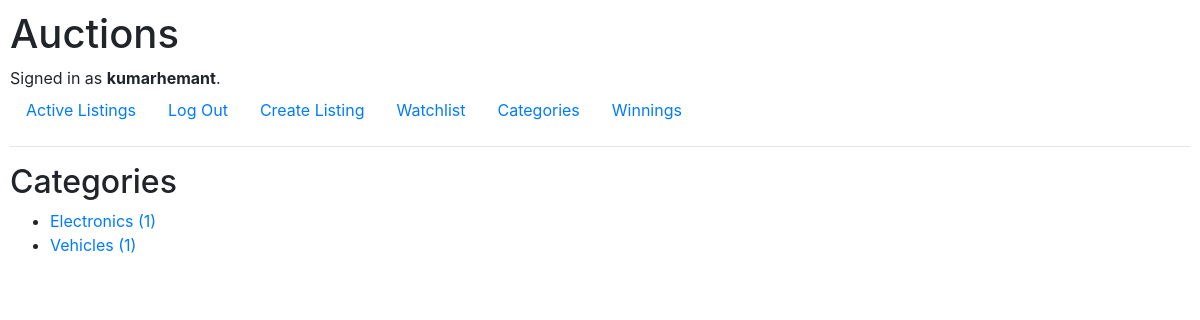
/categories/ (signed in), run on the app's committed database.
### auctions/models.py (models this page shows, shortened)
class User(AbstractUser):
    pass

class AuctionListing(models.Model):
    title = models.CharField(max_length=100)
    description = models.TextField()
    starting_bid = models.DecimalField(max_digits=8, decimal_places=2)
    creator = models.ForeignKey(User, on_delete=models.CASCADE, related_name="listings")
    is_active = models.BooleanField(default=True)
    image = models.URLField(blank=True, null=True)
    watchers = models.ManyToManyField(User, blank=True, related_name="watchlist")
    winner = models.ForeignKey(User, on_delete=models.SET_NULL, blank=True, null=True, related_name="auction_winner")
    category = models.CharField(max_length=64, blank=True)

### auctions/views.py (the view)
# urls.py: path("categories/", views.categories_list, name="categories_list"),
def categories_list(request):
    categories = AuctionListing.objects.filter(is_active=True).exclude(category="").values("category").annotate(count=Count("category")).order_by("category")
    return render(request, "auctions/categories_list.html", {
        "categories":categories
    })

### auctions/templates/auctions/categories_list.html
{% extends "auctions/layout.html" %}
{% block body %}
    <h2>Categories</h2>
    <ul>
        {% for item in categories %}
            <li>
                <a href="{% url 'category_page' item.category %}">
                    {{ item.category }} ({{ item.count }})
                </a>
            </li>
        {% empty %}
            <p>No Categories found.</p>
        {% endfor %}
    </ul>
{% endblock %}

### auctions/templates/auctions/layout.html (shortened to what this page needs)
{% load static %}
<!DOCTYPE html>
<html lang="en">
    <head>
        <link rel="stylesheet" href="https://stackpath.bootstrapcdn.com/bootstrap/4.4.1/css/bootstrap.min.css">
        <link href="{% static 'auctions/styles.css' %}" rel="stylesheet">
    </head>
    <body>
        <h1>Auctions</h1>
        <div>
            {% if user.is_authenticated %}
                Signed in as <strong>{{ user.username }}</strong>.
            {% else %}
                Not signed in.
            {% endif %}
        </div>
        <ul class="nav">
            <li class="nav-item">
                <a class="nav-link" href="{% url 'index' %}">Active Listings</a>
            </li>
            {% if user.is_authenticated %}
                <li class="nav-item">
                    <a class="nav-link" href="{% url 'logout' %}">Log Out</a>
                </li>
                <li class="nav-item">
                    <a class="nav-link" href="{% url 'create' %}">Create Listing</a>
                </li>
                <li class="nav-item">
                    <a class="nav-link" href="{% url 'watchlist' %}">Watchlist</a>
                </li>
                <li class="nav-item">
                    <a class="nav-link" href="{% url 'categories_list' %}">Categories</a>
                </li>
                <li class="nav-item">
                    <a class="nav-link" href="{% url 'won_auctions' %}">Winnings</a>
                </li>
            {% endif %}
        </ul>
        <hr>
        {% block body %}
        {% endblock %}
    </body>
</html>

### auctions/static/auctions/styles.css (style rules this page uses)
body { padding: 10px; }

### data on the page
User: username "kumarhemant"
AuctionListing: category "Electronics", count "1"
AuctionListing: category "Vehicles", count "1"
